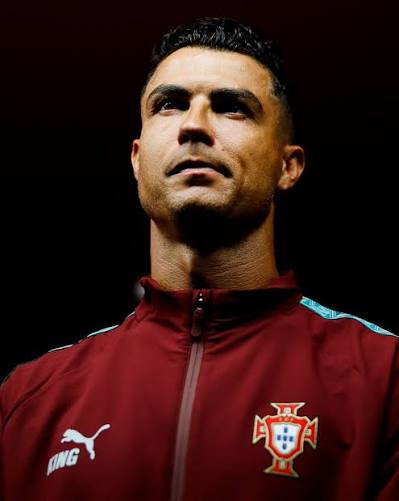
#> input picture Practical_3/img1.jpg, 399 x 501 px
$ python Third2.py
#> lines starting #> are read from the running program, lines starting #| are printed output that depends on the picture
import numpy as np
import cv2 as cv
img = cv.imread('img1.jpg', 0)
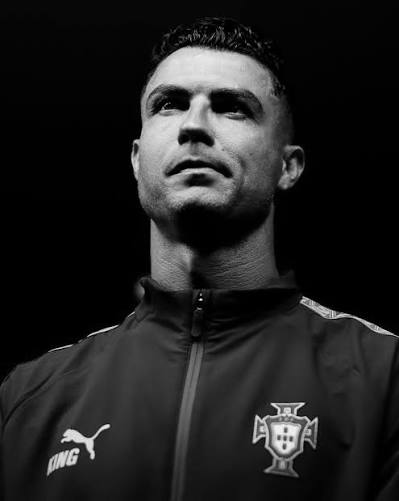
#> img: shape (501, 399); min 0, max 255, mean 32.8
rows, cols = img.shape
#> rows = 501; cols = 399
M = np.float32([[1, 0, 0],
[0, -1, rows],
[0, 0, 1]])
#> M = [[1, 0, 0], [0, -1, 501], [0, 0, 1]]
reflected_img = cv.warpPerspective(img, M,(int(cols),int(rows)))
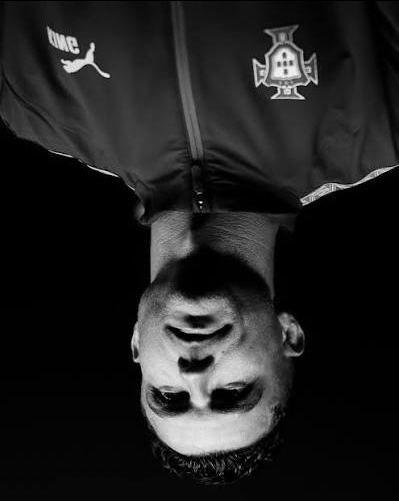
#> reflected_img: shape (501, 399); min 0, max 255, mean 32.8
cv.imshow('CS25D010', reflected_img)
cv.imwrite('reflection_o/p.jpg', reflected_img)
cv.waitKey(0)
cv.destroyAllWindows()

$ run again, with Practical_3/img2.jpg copied over Practical_3/img1.jpg
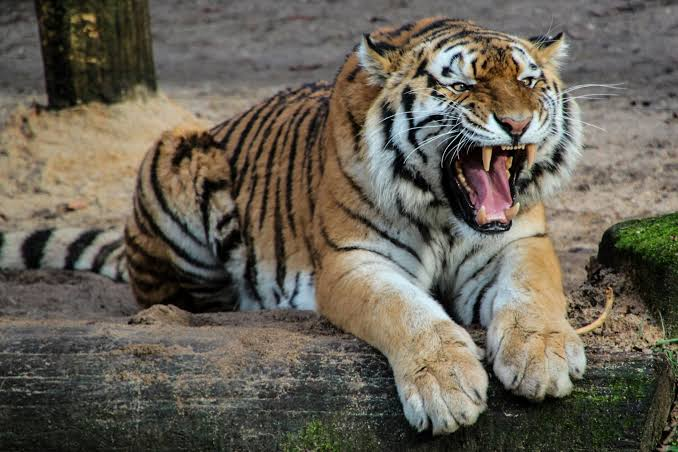
#> input picture Practical_3/img2.jpg, 678 x 452 px
#> `img = cv.imread('img1.jpg', 0)`:
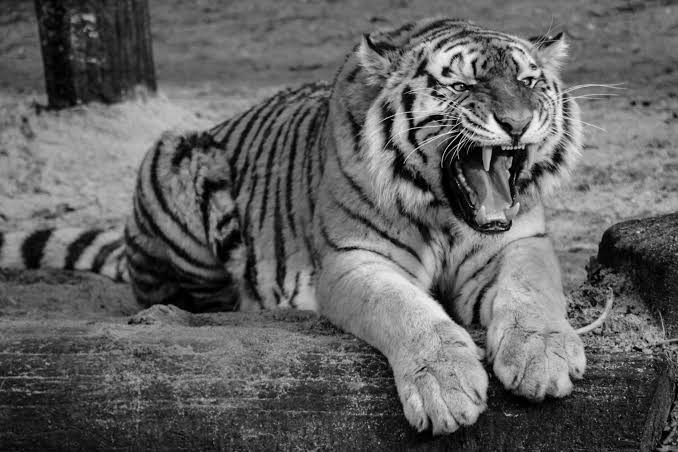
#> img: shape (452, 678); min 0, max 250, mean 97.7
#> `reflected_img = cv.warpPerspective(img, M,(int(cols),int(rows)))`:
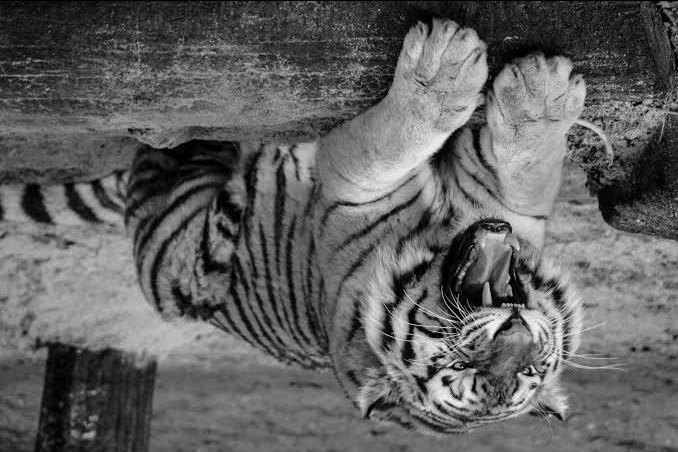
#> reflected_img: shape (452, 678); min 0, max 250, mean 97.6
